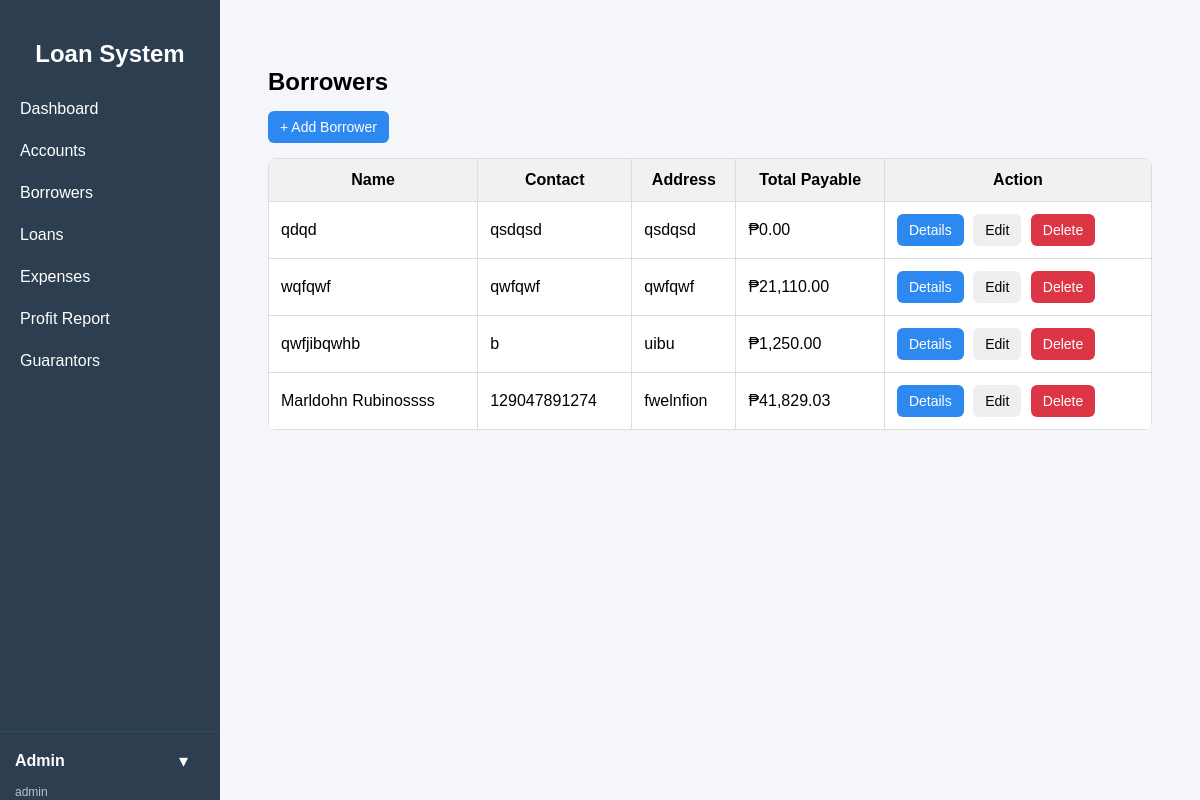
Page /public/index.php?url=borrower/index (signed in) on the earlier database version.
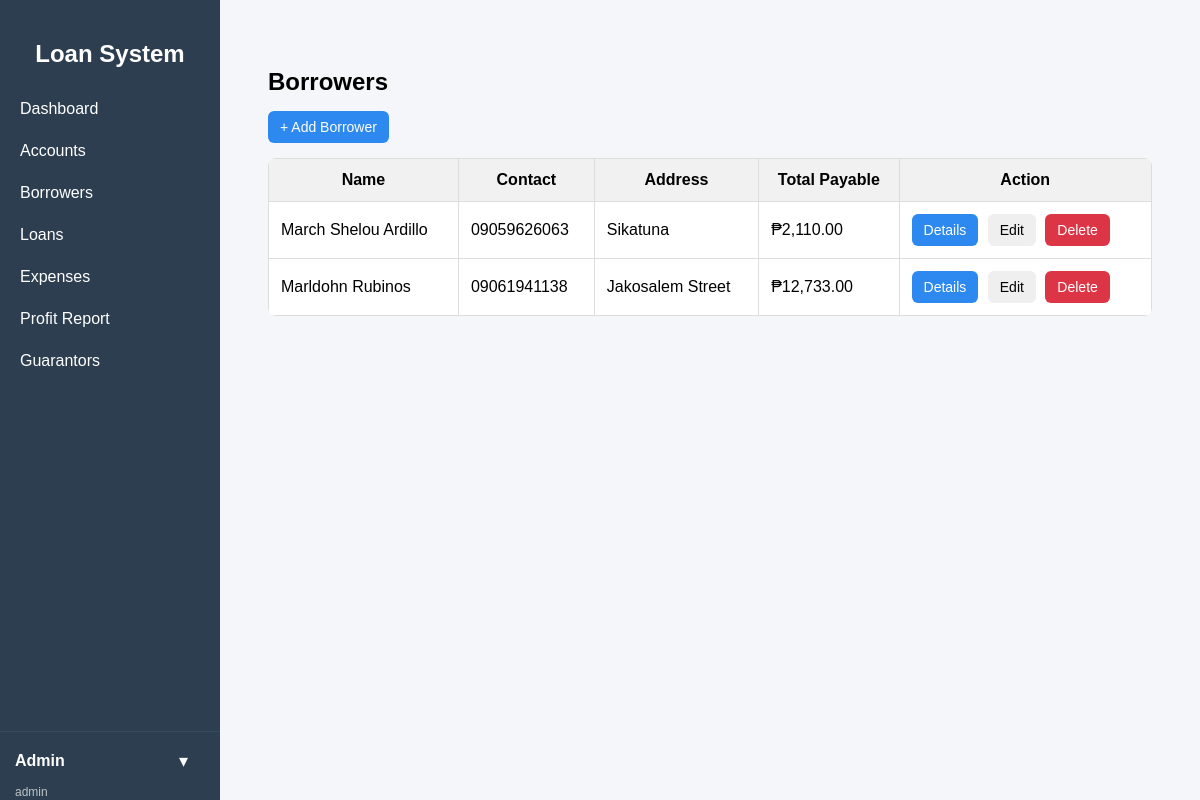
Same page on the later database version.
### tables this page shows
CREATE TABLE `borrowers` (
  `id` int(11) NOT NULL,
  `fullname` varchar(100) DEFAULT NULL,
  `contact` varchar(20) DEFAULT NULL,
  `address` text DEFAULT NULL,
  `created_at` timestamp NOT NULL DEFAULT current_timestamp()
);

### app/controllers/BorrowerController.php (called while the page is built, shortened)
<?php
require_once "../app/models/Borrower.php";
class BorrowerController {
    private $borrower;
    public function __construct() {
        $this->borrower = new Borrower();
    }
    public function index() {
       $borrowers = $this->borrower->getAllWithTotals();
        require "../app/views/borrowers/index.php";
    }
}

### core/App.php (called while the page is built, shortened)
<?php
class App {
    protected $method = "index";
    public function __construct() {
        $url = $this->parseUrl();
        if (isset($url[0])) {
            $controllerName = ucfirst($url[0]) . "Controller";
            $controllerFile = "../app/controllers/" . $controllerName . ".php";
            if (file_exists($controllerFile)) {
                unset($url[0]);
            }
        }
        $this->controller = new $this->controller;
        if (isset($url[1]) && method_exists($this->controller, $url[1])) {
            $this->method = $url[1];
            unset($url[1]);
        }
        $params = $url ? array_values($url) : [];
        call_user_func_array([$this->controller, $this->method], $params);
    }
    public function parseUrl() {
        if (isset($_GET['url']) && !empty($_GET['url'])) {
            return explode("/", filter_var(rtrim($_GET['url'], "/"), FILTER_SANITIZE_URL));
        }
        return [];
    }
}

### public/index.php (called while the page is built)
<?php
require_once "../core/App.php";
$app = new App();

### core/Model.php (called while the page is built, shortened)
<?php
require_once __DIR__ . '/../config/database.php';
class Model {
    public function __construct() {
        $db = new Database();
        $this->conn = $db->connect();
    }
}

### config/database.php (called while the page is built, shortened)
<?php
class Database {
    private $host = "localhost";
    private $db_name = "loan_db";
    private $username = "root";
    private $password = "";
    public function connect() {
        $this->conn = null;
        try {
            $this->conn = new PDO(
                "mysql:host={$this->host};port=3306;dbname={$this->db_name}",
                $this->username,
                $this->password
            );
            $this->conn->setAttribute(
                PDO::ATTR_ERRMODE,
                PDO::ERRMODE_EXCEPTION
            );
        } catch (PDOException $e) {
            die("Connection failed: " . $e->getMessage());
        }
        return $this->conn;
    }
}

### app/models/Borrower.php (called while the page is built, shortened)
<?php
require_once "../core/Model.php";
class Borrower extends Model {
public function getAllWithTotals() {
    $stmt = $this->conn->prepare("
        SELECT
            borrowers.*,
            COALESCE(SUM(loans.amount), 0) AS total_loan,
            COALESCE(SUM(loans.amount * (loans.interest / 100)), 0) AS total_interest,
            COALESCE((
                SELECT SUM(p.amount)
                FROM penalties p
                WHERE p.loan_id IN (
                    SELECT id FROM loans WHERE loans.borrower_id = borrowers.id
                )
            ), 0) AS total_penalty
        FROM borrowers
        LEFT JOIN loans
            ON loans.borrower_id = borrowers.id
        GROUP BY borrowers.id
        ORDER BY borrowers.id DESC
    ");
    $stmt->execute();
    return $stmt->fetchAll(PDO::FETCH_ASSOC);
}
}

### app/views/borrowers/index.php (the view, shortened to what this page needs)
<?php include __DIR__ . "/../layouts/sidebar.php"; ?>
<div class="container">
<h2>Borrowers</h2>
<button class="btn-primary" onclick="openCreateModal()">
    + Add Borrower
</button>
<table>
    <tr>
        <th>Name</th>
        <th>Contact</th>
        <th>Address</th>
        <th>Total Payable</th>
        <th>Action</th>
    </tr>
    <?php if (!empty($borrowers)): ?>
        <?php foreach ($borrowers as $b): ?>
        <tr>
            <td><?= htmlspecialchars($b['fullname']) ?></td>
            <td><?= htmlspecialchars($b['contact']) ?></td>
            <td><?= htmlspecialchars($b['address']) ?></td>
            <td>
                ₱<?= number_format(
                    $b['total_loan'] + $b['total_interest'] + $b['total_penalty'],
                    2
                ) ?>
            </td>
            <td>
                <a class="btn btn-primary"
                   href="/LoanManagement/public/index.php?url=borrower/details/<?= $b['id'] ?>">
                    Details
                </a>
                <button class="btn-warning"
                    onclick="openEditModal(
                        '<?= $b['id'] ?>',
                        '<?= htmlspecialchars($b['fullname'], ENT_QUOTES) ?>',
                        '<?= htmlspecialchars($b['contact'], ENT_QUOTES) ?>',
                        '<?= htmlspecialchars($b['address'], ENT_QUOTES) ?>'
                    )">
                    Edit
                </button>
                <a class="btn btn-danger"
                   href="/LoanManagement/public/index.php?url=borrower/delete/<?= $b['id'] ?>"
                   onclick="return confirm('Delete this borrower?')">
                    Delete
                </a>
            </td>
        </tr>
        <?php endforeach; ?>
    <?php else: ?>
        <tr>
            <td colspan="5">No borrowers found</td>
        </tr>
    <?php endif; ?>
</table>
</div>
<?php include __DIR__ . "/../layouts/footer.php"; ?>

Differences in the rows shown:
removed borrowers: fullname "qdqd", contact "qsdqsd", address "qsdqsd", total_penalty "0.00"
removed borrowers: fullname "wqfqwf", contact "qwfqwf", address "qwfqwf", total_penalty "21,110.00"
removed borrowers: fullname "qwfjibqwhb", contact "b", address "uibu", total_penalty "1,250.00"
added borrowers: fullname "March Shelou Ardillo", contact "09059626063", address "Sikatuna", total_penalty "2,110.00"
changed borrowers: fullname "Marldohn Rubinossss" → "Marldohn Rubinos"; contact "129047891274" → "09061941138"; address "fwelnfion" → "Jakosalem Street"; total_penalty "41,829.03" → "12,733.00"
